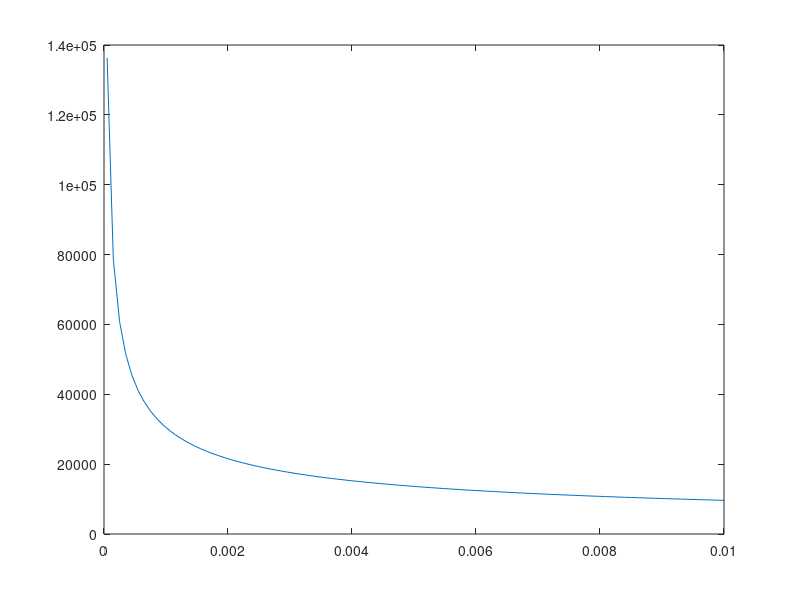

Here is the MATLAB script that generated this plot:
%% Out of reach ai
clear all
clc;
%% Data
b = -0.064;
Sigmaf_Prime = 1170;
C0 = 6.89e-9;
n = 3;
Gama = 0.82;
C_Prime = (1/2)*(2*Sigmaf_Prime)^(-1/b);
Y = 1.122;
S_Max = 367.47;
S_Min = 36.747;
R = 0.1;
Num = 100;
%% Main Part
dsigma = S_Max - S_Min;
ai = linspace(5e-5,10e-3,Num);
C_Walker = C0/(1-R)^(n*(1-Gama));
C_Walker = C_Walker / 1000;
C = C_Walker;

for i=1:Num
    N(i) = (1./(Y^n*C.*dsigma.^n*pi^(n/2))) .* ((ai(i) +((dsigma.^((-1/b)-n))./((Y^n*C*C_Prime*pi^(n/2)).*(n/2-1))).^(1/(n/2-1))).^(1-n/2))./(n/2-1);
end
plot(ai,N)